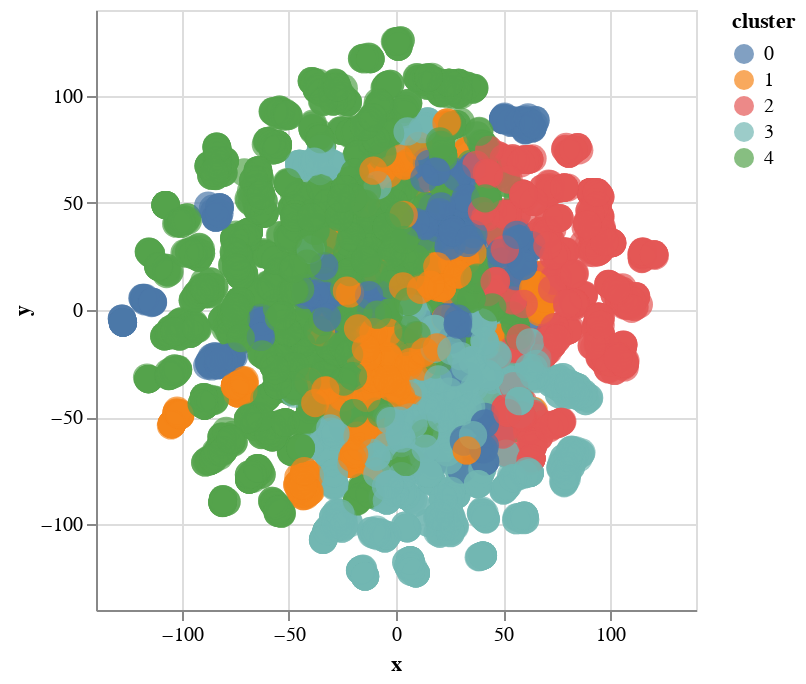

Here is the notebook cell this chart was saved with:
### Code cell
lda_tsne = TSNE(n_components=2, learning_rate='auto', init='pca').fit_transform(lda_topics)
data_lda_tsne = pandas.DataFrame({'x': lda_tsne[:,0], 
                                  'y': lda_tsne[:,1], 
                                  'tags': sample_df['tags'],
                                  'cluster': kmeans.labels_.astype(str)})

sample_data_lda = data_lda_tsne.sample(n=5000)
alt.Chart(sample_data_lda).mark_circle(size=200).encode(x='x', y='y', color='cluster', tooltip=['tags']).interactive()

### Figure 1 — Vega specification as saved in the notebook (floating-point values rounded to 4 significant figures; data arrays with more than 128 entries replaced by an {"elided": "..."} marker saying what was removed)
{"$schema": "https://vega.github.io/schema/vega/v5.json", "data": [{"name": "param_17_store"}, {"name": "source_0", "values": {"elided": "5000 records"}}, {"name": "source_0_x_domain_x", "values": [{"min": -127.9, "max": 120.8}]}, {"name": "source_0_y_domain_y", "values": [{"min": -124.3, "max": 125.8}]}, {"name": "source_0_color_domain_cluster", "values": [{"cluster": "4"}, {"cluster": "2"}, {"cluster": "3"}, {"cluster": "0"}, {"cluster": "1"}]}], "signals": [{"name": "unit", "value": {}, "on": [{"events": "pointermove", "update": "isTuple(group()) ? group() : unit"}]}, {"name": "param_17", "update": "vlSelectionResolve(\"param_17_store\", \"union\")"}, {"name": "param_17_x", "on": [{"events": [{"source": "view", "type": "dblclick"}], "update": "null"}, {"events": {"signal": "param_17_translate_delta"}, "update": "panLinear(param_17_translate_anchor.extent_x, -param_17_translate_delta.x / width)"}, {"events": {"signal": "param_17_zoom_delta"}, "update": "zoomLinear(domain(\"x\"), param_17_zoom_anchor.x, param_17_zoom_delta)"}]}, {"name": "param_17_y", "on": [{"events": [{"source": "view", "type": "dblclick"}], "update": "null"}, {"events": {"signal": "param_17_translate_delta"}, "update": "panLinear(param_17_translate_anchor.extent_y, param_17_translate_delta.y / height)"}, {"events": {"signal": "param_17_zoom_delta"}, "update": "zoomLinear(domain(\"y\"), param_17_zoom_anchor.y, param_17_zoom_delta)"}]}, {"name": "param_17_tuple", "on": [{"events": [{"signal": "param_17_x || param_17_y"}], "update": "param_17_x && param_17_y ? {unit: \"\", fields: param_17_tuple_fields, values: [param_17_x,param_17_y]} : null"}]}, {"name": "param_17_tuple_fields", "value": [{"field": "x", "channel": "x", "type": "R"}, {"field": "y", "channel": "y", "type": "R"}]}, {"name": "param_17_translate_anchor", "value": {}, "on": [{"events": [{"source": "scope", "type": "pointerdown"}], "update": "{x: x(unit), y: y(unit), extent_x: domain(\"x\"), extent_y: domain(\"y\")}"}]}, {"name": "param_17_translate_delta", "value": {}, "on": [{"events": [{"source": "window", "between": [{"source": "scope", "type": "pointerdown"}, {"source": "window", "type": "pointerup"}], "consume": true, "type": "pointermove"}], "update": "{x: param_17_translate_anchor.x - x(unit), y: param_17_translate_anchor.y - y(unit)}"}]}, {"name": "param_17_zoom_anchor", "on": [{"events": [{"source": "scope", "type": "wheel", "consume": true}], "update": "{x: invert(\"x\", x(unit)), y: invert(\"y\", y(unit))}"}]}, {"name": "param_17_zoom_delta", "on": [{"events": [{"source": "scope", "consume": true, "type": "wheel"}], "update": "pow(1.001, event.deltaY * pow(16, event.deltaMode))", "force": true}]}, {"name": "param_17_modify", "on": [{"events": {"signal": "param_17_tuple"}, "update": "modify(\"param_17_store\", param_17_tuple, true)"}]}], "marks": [{"type": "symbol", "name": "marks", "from": {"data": "source_0"}, "encode": {"update": {"fill": {"field": "cluster", "scale": "color"}, "opacity": {"value": 0.7}, "x": {"field": "x", "scale": "x"}, "y": {"field": "y", "scale": "y"}, "shape": {"value": "circle"}, "size": {"value": 200}, "tooltip": {"signal": "{\"name\": isValid(datum[\"name\"]) ? datum[\"name\"] : \"\"+datum[\"name\"]}"}}}, "style": ["circle"], "interactive": true, "clip": true}], "scales": [{"name": "x", "type": "linear", "domain": [{"signal": "(data(\"source_0_x_domain_x\")[0] || {}).min"}, {"signal": "(data(\"source_0_x_domain_x\")[0] || {}).max"}], "range": [0, {"signal": "width"}], "domainRaw": {"signal": "param_17[\"x\"]"}, "nice": true, "zero": true}, {"name": "y", "type": "linear", "domain": [{"signal": "(data(\"source_0_y_domain_y\")[0] || {}).min"}, {"signal": "(data(\"source_0_y_domain_y\")[0] || {}).max"}], "range": [{"signal": "height"}, 0], "nice": true, "domainRaw": {"signal": "param_17[\"y\"]"}, "zero": true}, {"name": "color", "type": "ordinal", "domain": {"data": "source_0_color_domain_cluster", "field": "cluster", "sort": true}, "range": "category"}], "axes": [{"scale": "x", "gridScale": "y", "domain": false, "zindex": 0, "labels": false, "maxExtent": 0, "ticks": false, "grid": true, "tickCount": {"signal": "ceil(width/40)"}, "orient": "bottom", "minExtent": 0, "aria": false}, {"scale": "y", "gridScale": "x", "aria": false, "maxExtent": 0, "orient": "left", "grid": true, "labels": false, "zindex": 0, "domain": false, "tickCount": {"signal": "ceil(height/40)"}, "minExtent": 0, "ticks": false}, {"scale": "x", "grid": false, "orient": "bottom", "labelOverlap": true, "title": "x", "tickCount": {"signal": "ceil(width/40)"}, "zindex": 0, "labelFlush": true}, {"scale": "y", "title": "y", "labelOverlap": true, "tickCount": {"signal": "ceil(height/40)"}, "orient": "left", "zindex": 0, "grid": false}], "background": "white", "height": 300, "padding": 5, "legends": [{"fill": "color", "symbolType": "circle", "title": "cluster", "encode": {"symbols": {"update": {"opacity": {"value": 0.7}}}}}], "style": "cell", "width": 300}
